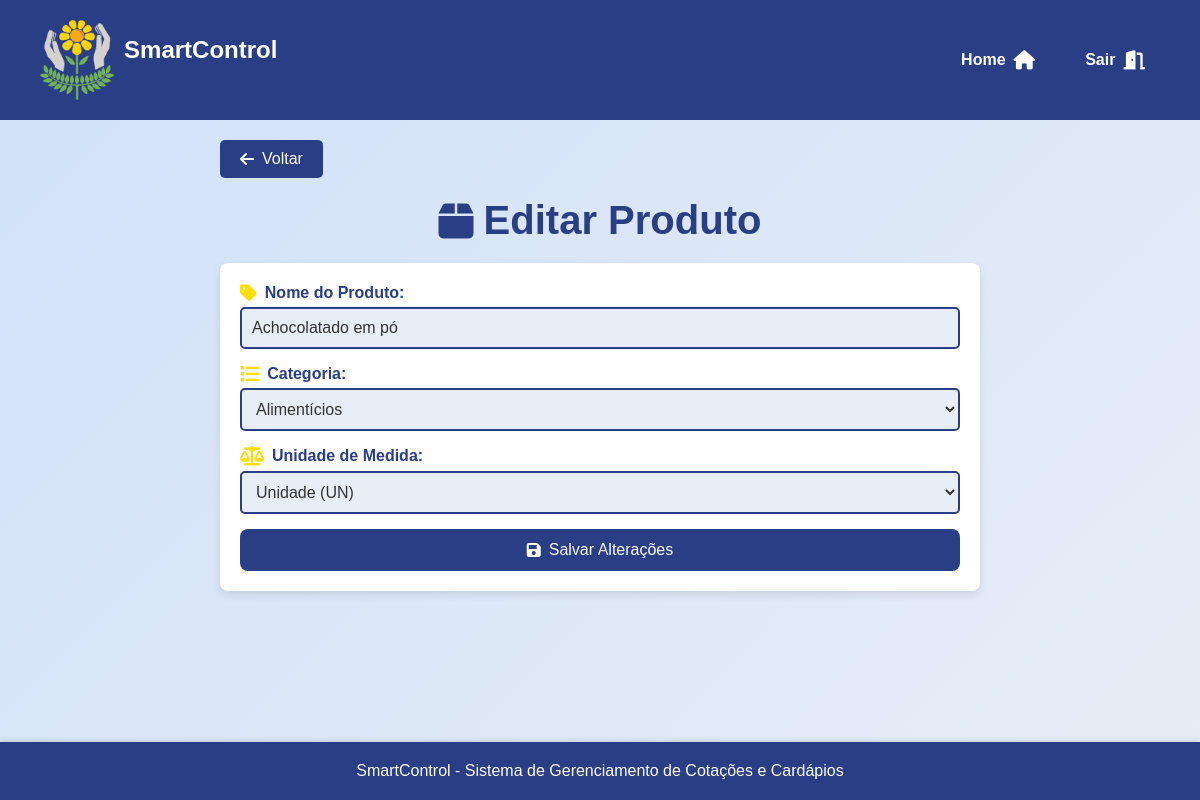
Page /assets/view/pages/produto/editarProduto/editProduto.php?id=8 (signed in) on the committed database.
### tables this page shows
CREATE TABLE `produtos` (
  `id` int(11) NOT NULL,
  `nome` varchar(100) NOT NULL,
  `categoria` varchar(100) DEFAULT NULL,
  `unidade_medida` enum('CX','UN','KG','MC','SC','BDJ','CBÇ') NOT NULL,
  `data_criacao` timestamp NOT NULL DEFAULT current_timestamp()
);

### assets/model/pdo/DataBase.php (called while the page is built, shortened)
<?php
class Database {
    private $host = 'localhost';
    private $dbname = 'sistema_apae';
    private $username = 'root';
    private $password = '';
    public $conn;
    public function __construct()
    {
        try {
            $this->conn = new PDO("mysql:host=$this->host;dbname=$this->dbname", $this->username, $this->password);
            $this->conn->setAttribute(PDO::ATTR_ERRMODE, PDO::ERRMODE_EXCEPTION);
        } catch (PDOException $exception) {
            echo "Erro na conexão: " . $exception->getMessage();
        }
    }
    public function read($table, $columns = "*", $id = null, $where = null) {
        $sql = "SELECT $columns FROM $table";
        try {
            $stmt = $this->conn->prepare($sql);
            $stmt->execute();
            return $stmt->fetchAll(PDO::FETCH_ASSOC);
        } catch (PDOException $exception) {
            echo "Erro ao ler: " . $exception->getMessage();
            return false;
        }
    }
}
?>

### assets/controller/produtoController.php (called while the page is built, shortened)
<?php
require_once __DIR__ . '/../model/pdo/DataBase.php';
require_once __DIR__ .'/../model/Produto.php';
class ControladorProdutos{
    private $bd;
    public function __construct() {
        $this->bd = new Database();
    }
    public function verProdutos(){
        $todosProdutos = $this->bd->read("produtos");
        $arr = [];
        foreach($todosProdutos as $produto){
            $novoProduto = new Produto($produto['id'], $produto['nome'], $produto['categoria'], $produto['data_criacao']);
            $novoProduto->setUnidadeMedida($produto['unidade_medida']);
            $arr[] = $novoProduto;
        }
        return $arr;
    }
}
?>

### assets/model/Produto.php (called while the page is built, shortened)
<?php
class Produto {
    private $id;
    private $nome;
    private $categoria;
    private $unidade_medida;
    public function __construct($id, $nome, $categoria, $dt_criacao) {
        $this->id = $id;
        $this->nome = $nome;
        $this->categoria = $categoria;
    }
    public function getId() {
        return $this->id;
    }
    public function getNome() {
        return $this->nome;
    }
    public function getCategoria() {
        return $this->categoria;
    }
    public function getUnidadeMedida() {
        return $this->unidade_medida;
    }
    public function setUnidadeMedida($unidade_medida) {
        $this->unidade_medida = $unidade_medida;
    }
}
?>

### assets/view/pages/produto/editarProduto/editProduto.php (the view, shortened to what this page needs)
<?php
require_once __DIR__ . "/../../../../controller/produtoController.php";
require_once __DIR__ . "/../../../../controller/pageController.php";
$controler = new ControladorProdutos();
?>
<!DOCTYPE html>
<html lang="pt-BR">
<head>
    <link rel="stylesheet" href="../../styles/EditStyle.css">
    <link rel="stylesheet" href="https://cdnjs.cloudflare.com/ajax/libs/font-awesome/6.0.0-beta3/css/all.min.css">
</head>
<body>
<main>
    <a href="../listarProduto/listarProduto.php" class="back-btn"><i class="fas fa-arrow-left"></i> Voltar</a>
    <h1><i class="fas fa-box"></i> Editar Produto</h1>
    <form action="" method="POST">
        <?php
        $produtos = $controler->verProdutos();
        foreach ($produtos as $produto) {
            if ($produto->getId() == $_GET['id']) {
                echo '
                <section>
                    <label for="nome"><i class="fas fa-tag"></i> Nome do Produto:</label>
                    <input type="text" id="nome" name="nome" value="'.$produto->getNome().'" required>
                </section>
                <section>
                    <label for="categoria"><i class="fas fa-list"></i> Categoria:</label>
                    <select id="categoria" name="categoria" required>
                        <option value="Frutas"'; if ($produto->getCategoria() == "Frutas") echo ' selected'; echo '>Frutas</option>
                        <option value="Verduras"'; if ($produto->getCategoria() == "Verduras") echo ' selected'; echo '>Verduras</option>
                        <option value="Higiene Pessoal"'; if ($produto->getCategoria() == "Higiene Pessoal") echo ' selected'; echo '>Higiene Pessoal</option>
                        <option value="Açougue"'; if ($produto->getCategoria() == "Açougue") echo ' selected'; echo '>Açougue</option>
                        <option value="Limpeza"'; if ($produto->getCategoria() == "Limpeza") echo ' selected'; echo '>Limpeza</option>
                        <option value="Descartáveis"'; if ($produto->getCategoria() == "Descartáveis") echo ' selected'; echo '>Descartáveis</option>
                        <option value="Frios"'; if ($produto->getCategoria() == "Frios") echo ' selected'; echo '>Frios</option>
                        <option value="Alimenticios"'; if ($produto->getCategoria() == "Alimenticios") echo ' selected'; echo '>Alimentícios</option>
                        <option value="Outros"'; if ($produto->getCategoria() == "Outros") echo ' selected'; echo '>Outros</option>
                    </select>
                </section>
                <section>
                    <label for="un"><i class="fas fa-balance-scale"></i> Unidade de Medida:</label>
                    <select id="un" name="un" required>
                        <option value="CX"'; if ($produto->getUnidadeMedida() == "CX") echo ' selected'; echo '>Caixa (CX)</option>
                        <option value="UN"'; if ($produto->getUnidadeMedida() == "UN") echo ' selected'; echo '>Unidade (UN)</option>
                        <option value="KG"'; if ($produto->getUnidadeMedida() == "KG") echo ' selected'; echo '>Quilograma (KG)</option>
                        <option value="SC"'; if ($produto->getUnidadeMedida() == "SC") echo ' selected'; echo '>Saco (SC)</option>
                        <option value="BDJ"'; if ($produto->getUnidadeMedida() == "BDJ") echo ' selected'; echo '>Balde (BDJ)</option>
                        <option value="CBÇ"'; if ($produto->getUnidadeMedida() == "CBÇ") echo ' selected'; echo '>Cabeça (CBÇ)</option>
                    </select>
                </section>
                <button type="submit"><i class="fas fa-save"></i> Salvar Alterações</button>';
            }
        }
        ?>
    </form>
</main>
</body>
</html>

### assets/view/pages/styles/EditStyle.css (style rules this page uses)
body { display: flex; flex-direction: column; min-height: 100vh; margin: 0; background: linear-gradient(135deg, var(--superlightblue), var(--lightwhite)); color: var(--darkgray); }
main { flex: 1; display: flex; flex-direction: column; align-items: center; padding: 20px; width: 100%; max-width: 800px; margin: 0 auto; }
h1 { font-size: 2.5rem; color: var(--darkblue); text-align: center; margin-bottom: 20px; display: flex; align-items: center; gap: 10px; }
form { display: flex; flex-direction: column; width: 100%; padding: 20px; background-color: var(--white); border-radius: 8px; box-shadow: 0 4px 10px rgba(0, 0, 0, 0.1); gap: 15px; }
form section { display: flex; flex-direction: column; gap: 5px; }
form label { font-weight: bold; color: var(--darkblue); font-size: 1rem; display: flex; align-items: center; gap: 8px; }
form input, form select, form textarea { padding: 10px; font-size: 1rem; border: 2px solid var(--darkblue); border-radius: 5px; background-color: var(--lightwhite); color: var(--darkgray); transition: border-color 0.3s ease; }
form button { padding: 12px 20px; background-color: var(--darkblue); color: var(--white); border: none; border-radius: 8px; font-size: 1rem; cursor: pointer; transition: background-color 0.3s ease, transform 0.2s ease; display: flex; align-items: center; justify-content: center; gap: 8px; }
.back-btn { display: inline-flex; align-items: center; gap: 8px; padding: 10px 20px; background-color: var(--darkblue); color: var(--white); text-decoration: none; border-radius: 5px; font-size: 1rem; transition: background-color 0.3s ease, transform 0.2s ease; margin-bottom: 20px; align-self: flex-start; }
form label i { color: var(--yellow); font-size: 1.2rem; }

### assets/view/pages/global.css (style rules this page uses)
* { margin: 0; padding: 0; box-sizing: border-box; font-family: 'Arial', sans-serif; }
:root { --yellow: #fbde04; --lightyellow: #f9e79f; --lightgray: #bebcaf; --orange: #fdb813; --darkblue: #2a3e85; --green: #65b560; --lightblue: #3e9bd4; --superlightblue: #d0e1f9; --red: #ff0000; --darkred: #c9302c; --white: #ffffff; --black: #000000; --darkgray: #333333; --lightwhite:#e8eef7; --superdarkblue: #324a89; --gray: #555555; }
body { font-family: 'Arial', sans-serif; display: flex; flex-direction: column; min-height: 100vh; margin: 0; background: linear-gradient(135deg, var(--superlightblue) 0%, var(--lightwhite) 100%); color: var(--darkgray); }
main { flex: 1; display: flex; flex-direction: column; justify-content: flex-start; padding: 20px; }

### rows in the picture
produtos: nome "Achocolatado em pó", categoria "Alimentícios", un "Unidade (UN)"
